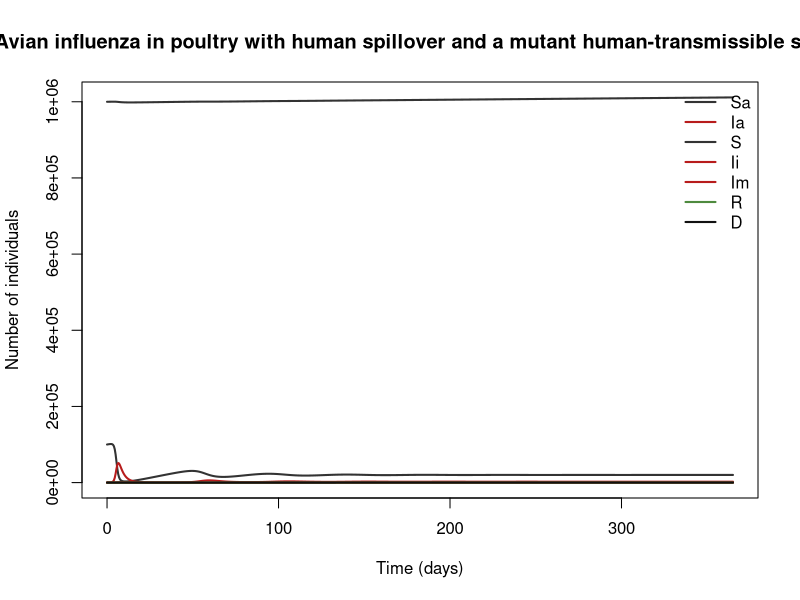

Reproduce this figure in R.
## Avian influenza in poultry with human spillover and a mutant human-transmissible strain
## Highly pathogenic avian influenza H5N1, poultry → humans.
## The paper's point is that Ii is a dead-end (no human-to-human spread) while Im is not, so two outbreak regimes are possible depending on whether R0m exceeds 1.
## Parameter values: 0 of 13 checked against the source; the rest are recalled or illustrative.
## Reference: Iwami S, Takeuchi Y, Liu X (2007). Avian–human influenza epidemic model. Mathematical Biosciences 207(1):1–25
## Source: https://doi.org/10.1016/j.mbs.2006.08.001
##
## Generated from a compartmental model diagram (model format v1).
## Regenerating from the same diagram always gives this exact file.
##
## Compartments: Sa, Ia, S, Ii, Im, R, D
## Flows (time unit: days):
##   (outside) -> Sa  : ca
##   Sa -> Ia         : lambda_a * Sa
##   Sa -> (outside)  : (mu_a + cull) * Sa
##   Ia -> (outside)  : (mu_a + delta_a + cull) * Ia
##   (outside) -> S   : ch
##   S -> Ii          : lambda_ah * S
##   S -> Im          : lambda_m * S
##   Ii -> Im         : nu * Ii
##   Ii -> (outside)  : (mu_h + delta_i) * Ii
##   Im -> R          : gamma_m * Im
##   Im -> D          : delta_m * Im
##   Im -> (outside)  : mu_h * Im
##   S -> (outside)   : mu_h * S

library(deSolve)

# ---- Time ------------------------------------------------------------
times <- seq(0, 365, by = 0.5)  # days

# ---- Parameters ------------------------------------------------------
parameters <- c(
  ca = 1000,         # recruitment of susceptible birds (poultry restocking); named ca because c is reserved [illustrative] (birds per day)
  mu_a = 1 / 500,    # natural bird death rate [illustrative] (per day)
  beta_a = 2e-5,     # bird-to-bird transmission coefficient (mass action) [illustrative] (per bird per day)
  delta_a = 0.4,     # disease-induced bird death rate (HPAI kills within days) [illustrative] (per day)
  cull = 0,          # additional culling rate applied to birds (policy lever from the 2008 companion paper) [illustrative] (per day)
  ch = 100,          # human recruitment [illustrative] (humans per day)
  mu_h = 1 / 25550,  # natural human death rate (70-year life expectancy) [illustrative] (per day)
  beta_ah = 1e-8,    # bird-to-human transmission coefficient [illustrative] (per bird per day)
  beta_m = 2e-7,     # mutant human-to-human transmission coefficient [illustrative] (per human per day)
  nu = 1e-4,         # rate at which an avian-strain human case yields mutant-strain infection (mutation) [illustrative] (per day)
  delta_i = 0.5,     # disease death rate, avian-strain human cases (H5N1 CFR ≈60%) [illustrative] (per day)
  delta_m = 0.1,     # disease death rate, mutant-strain cases [illustrative] (per day)
  gamma_m = 1 / 7    # recovery rate, mutant-strain cases [illustrative] (per day)
)

# ---- Initial conditions ----------------------------------------------
state <- c(
  Sa = 1e5,  # susceptible birds
  Ia = 10,   # infected birds
  S = 1e6,   # susceptible humans
  Ii = 0,    # humans infected with the avian (non-transmissible) strain
  Im = 0,    # humans infected with the mutant human-transmissible strain
  R = 0,     # recovered humans
  D = 0      # cumulative human deaths
)

# ---- Model equations -------------------------------------------------
h5n1_poultry_human_iwami_model <- function(t, state, parameters) {
  with(as.list(c(state, parameters)), {
    # Total population
    N_total <- S + Ii + Im + R

    # Derived quantities
    Na <- Sa + Ia                                             # bird population
    N <- S + Ii + Im + R                                      # living human population
    lambda_a <- beta_a * Ia                                   # bird force of infection (density-dependent)
    lambda_ah <- beta_ah * Ia                                 # spillover hazard to humans
    lambda_m <- beta_m * Im                                   # mutant-strain force of infection
    R0a <- beta_a * ca / ((mu_a + delta_a + cull) * mu_a)     # bird-strain reproduction number
    R0m <- beta_m * ch / ((mu_h + delta_m + gamma_m) * mu_h)  # mutant-strain reproduction number

    # Rates of change
    dSa <- ca - lambda_a * Sa - (mu_a + cull) * Sa
    dIa <- lambda_a * Sa - (mu_a + delta_a + cull) * Ia
    dS <- ch - lambda_ah * S - lambda_m * S - mu_h * S
    dIi <- lambda_ah * S - nu * Ii - (mu_h + delta_i) * Ii
    dIm <- lambda_m * S + nu * Ii - gamma_m * Im - delta_m * Im - mu_h * Im
    dR <- gamma_m * Im
    dD <- delta_m * Im

    list(c(dSa, dIa, dS, dIi, dIm, dR, dD))
  })
}

# ---- Solve -----------------------------------------------------------
out <- ode(y = state, times = times, func = h5n1_poultry_human_iwami_model, parms = parameters)
out <- as.data.frame(out)

# ---- Plot ------------------------------------------------------------
compartment_cols <- c(Sa = "#333333", Ia = "#B71C1C", S = "#333333", Ii = "#B71C1C", Im = "#B71C1C", R = "#4E8A3E", D = "#111111")
matplot(out$time, out[, names(compartment_cols)], type = "l", lty = 1, lwd = 2,
        col = compartment_cols, xlab = "Time (days)", ylab = "Number of individuals",
        main = "Avian influenza in poultry with human spillover and a mutant human-transmissible strain")
legend("topright", legend = names(compartment_cols), col = compartment_cols,
       lty = 1, lwd = 2, bty = "n")
